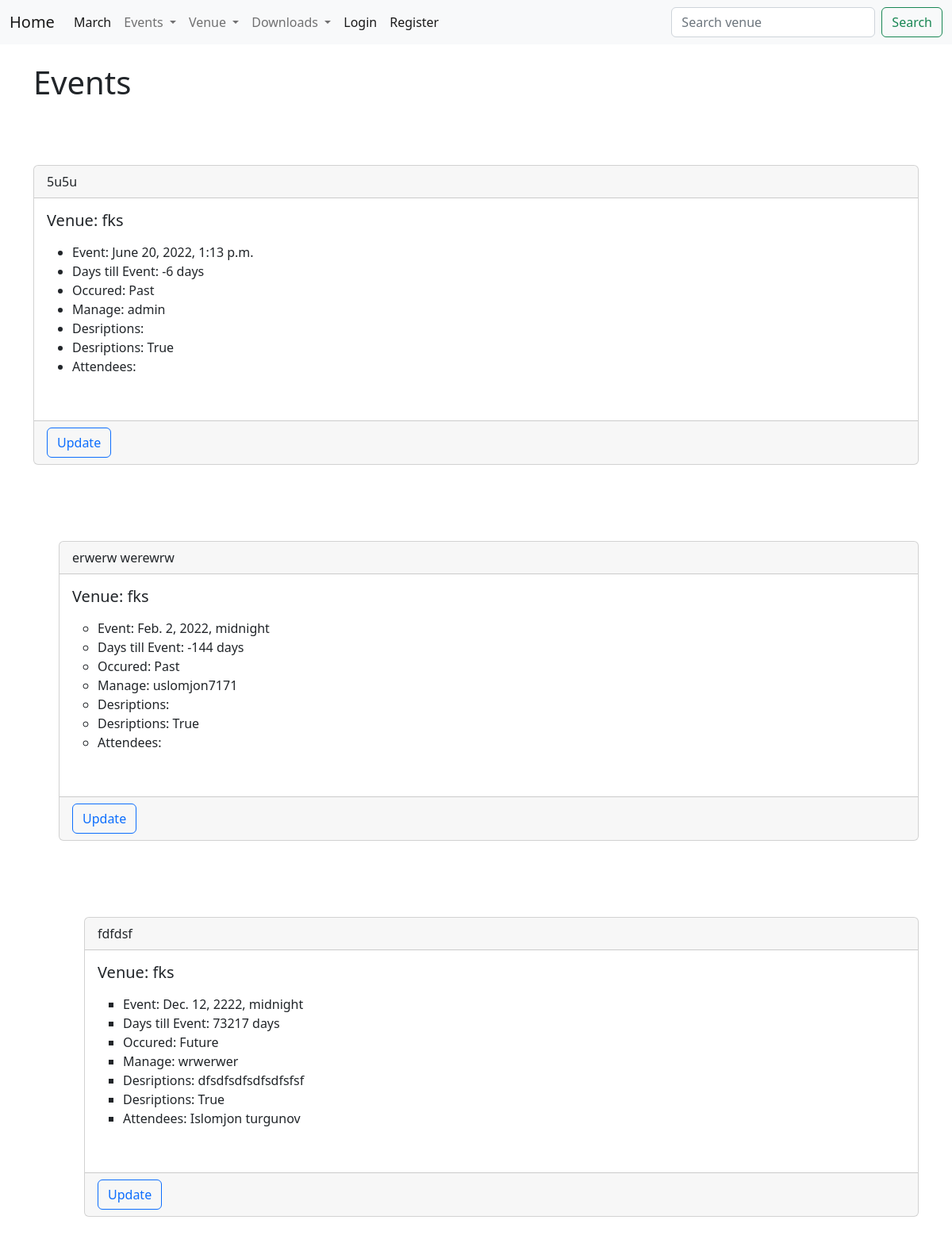
Screenshot of /venue_events/1 with the database file from the repository.
### djangowedapp1/models.py (models this page shows)
class Event(models.Model):
    name = models.CharField("Event name", max_length=120)
    event_date = models.DateTimeField("Event date")
    venue = models.ForeignKey(Venue, blank=True, null=True, on_delete=models.CASCADE)
    manager = models.ForeignKey(User, blank=True, null=True, on_delete=models.SET_NULL)
    description = models.TextField(blank=True)
    attendees = models.ManyToManyField(MyClubUser)
    approved = models.BooleanField("Approved", default=False)
    def __str__(self):
        return self.name
    @property
    def Days_till(self):
        today = date.today()
        days_till = self.event_date.date() - today
        days_till_stripped  = str(days_till).split(',', 1)[0]
        return days_till_stripped
    def till_past(self):
        today = date.today()
        if self.event_date.date() < today:
            thing = "Past"
        else: thing = "Future"
        return thing

class Venue(models.Model):
    name = models.CharField("Venue name", max_length=120)
    address = models.CharField( max_length=120)
    zip_code = models.CharField("Zip code", max_length=120)
    phone = models.CharField("Contact number", max_length=120)
    web = models.URLField("Website address")
    email_adress = models.EmailField("Email", max_length=254)
    owner = models.IntegerField("Venue owner", blank=False,default=1)
    image = models.ImageField(null=True, blank=True, upload_to='images/')
    def __str__(self):
        return self.name

class MyClubUser(models.Model):
    first_name = models.CharField(max_length=50)
    last_name = models.CharField(max_length=50)
    email = models.EmailField("User email")
    def __str__(self):
        return self.first_name + " "+ self.last_name

### djangowedapp1/views.py (the view)
# urls.py: path('venue_events/<venue_id>', venue_events, name='venue_events'),
def venue_events(request, venue_id):
    venue_ = Venue.objects.get(pk=venue_id)
    events_list = Event.objects.filter(venue=venue_)
    if events_list:
        return render(request, 'events/venue_events.html', {"events_list":events_list})
    else:
        messages.success(request, ("That venue has not event at this time..."))
        return redirect('home')

### djangowedapp1/templates/events/venue_events.html (shortened to what this page needs)
<!DOCTYPE html>
<html>
    <head>
        <link rel="stylesheet" href="">
    </head>
    <body>
        {% extends 'events/base.html' %}
{% block content %}
<h1> Events </h1>
    {% for events in events_list %}
    {% if events.approved %}
    <div class="card">
        <div class="card-header">
            {{ events }}
        </div>
        <div class="card-body">
          <h5 class="card-title">Venue: {{ events.venue }}</h5>
          <p class="card-text">
    <ul>
        <li>Event: {{ events.event_date }}</li>
        <li>Days till Event: {{ events.Days_till }}</li>
        <li>Occured: {{ events.till_past }}</li>
        <li>Manage: {{ events.manager }}</li>
        <li>Desriptions: {{ events.description }}   </li>
        <li>Desriptions: {{ events.approved }}   </li>
        <li>Attendees:
        {% for attends in events.attendees.all %}
        {{ attends }}
        {% endfor %}
    </li>
    <br/>
    </ul>
        </p>
        </div>
        <div class="card-footer text-muted">
            <a href ="{% url 'update_event' events.id %}" class="btn btn-outline-primary"  >Update</a>
        </div>
    </div>
    <br/>
    <br/>
<ul>
{% endif %}
<br/>
    <br/>
    {% endfor %}
</ul>
<br/>
{% endblock  %}

### rows the page displays
Event: name "5u5u", venue "fks", event_date "June 20, 2022, 1:13 p.m.", Days_till "-6 days", till_past "Past", manager "admin", approved "True"
Event: name "erwerw werewrw", venue "fks", event_date "Feb. 2, 2022, midnight", Days_till "-144 days", till_past "Past", manager "uslomjon7171", approved "True"
Event: name "fdfdsf", venue "fks", event_date "Dec. 12, 2222, midnight", Days_till "73217 days", till_past "Future", manager "wrwerwer", description "dfsdfsdfsdfsdfsfsf", approved "True"
MyClubUser: first_name+last_name "Islomjon turgunov"
